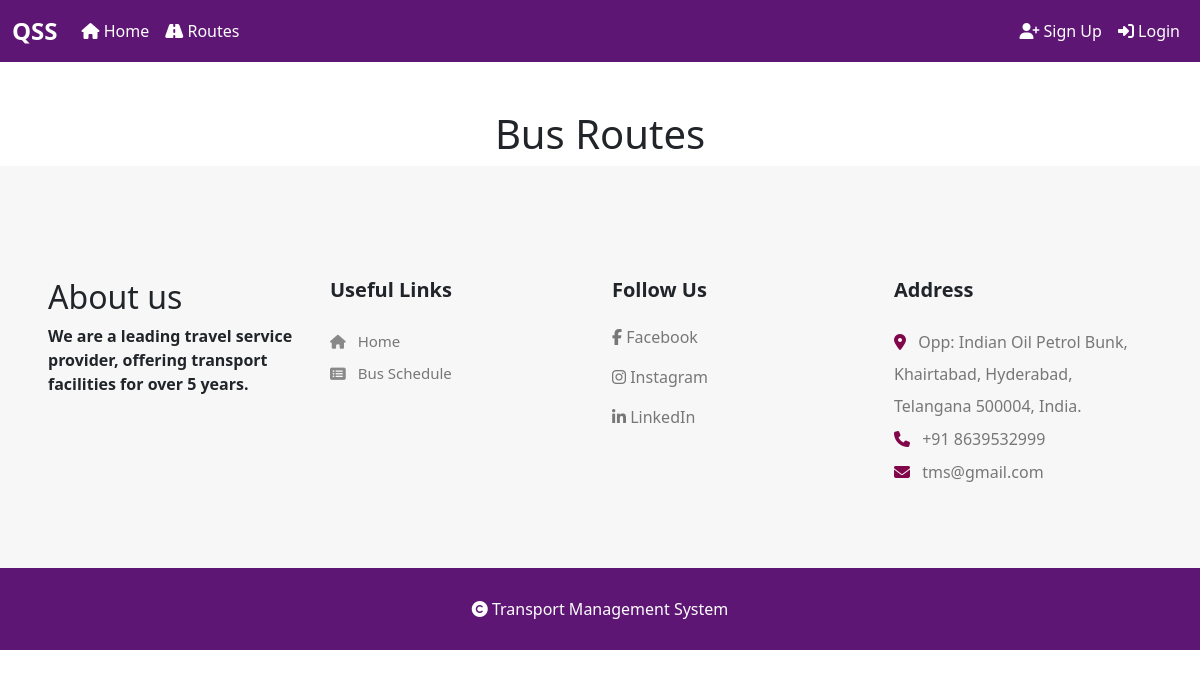
/views/user/cards.php, run on an earlier commit of the app's database.
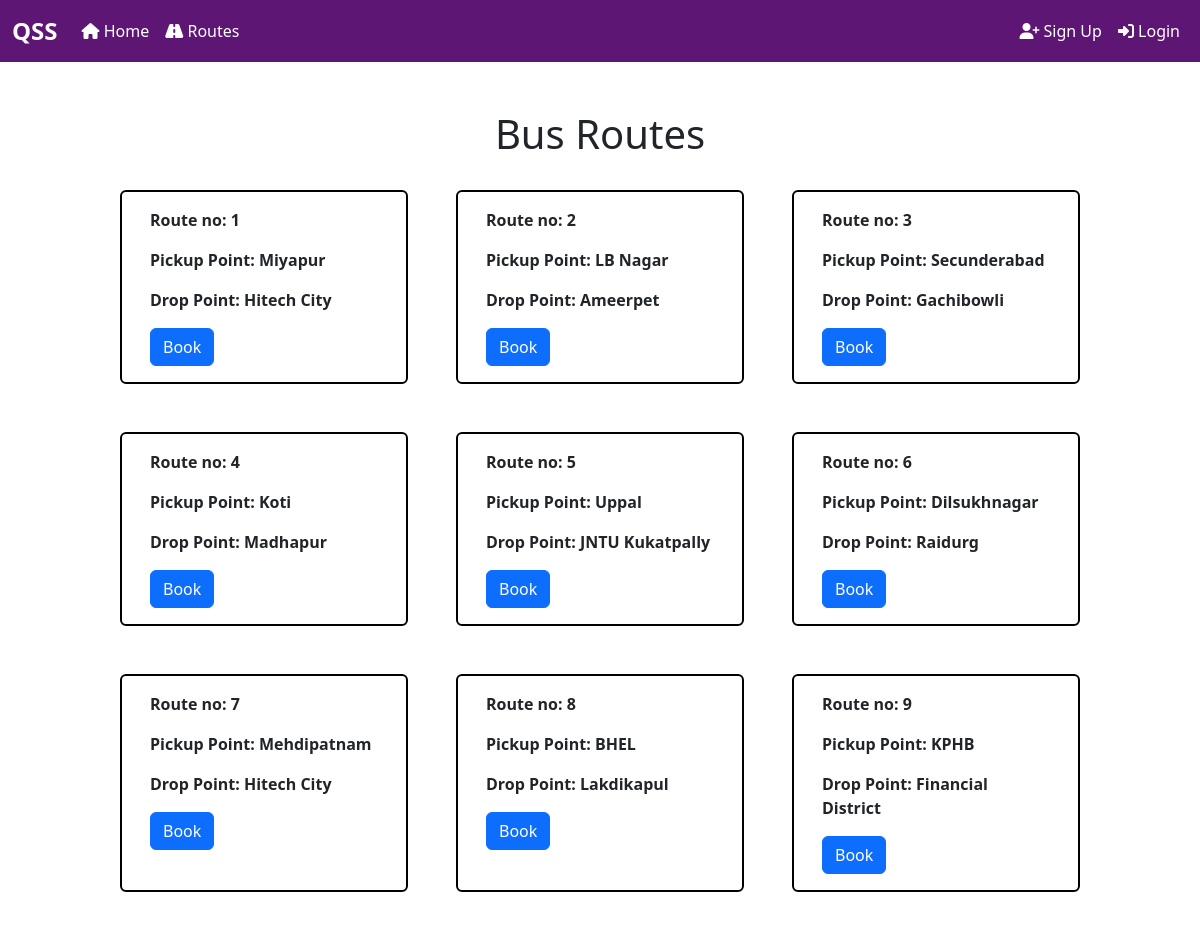
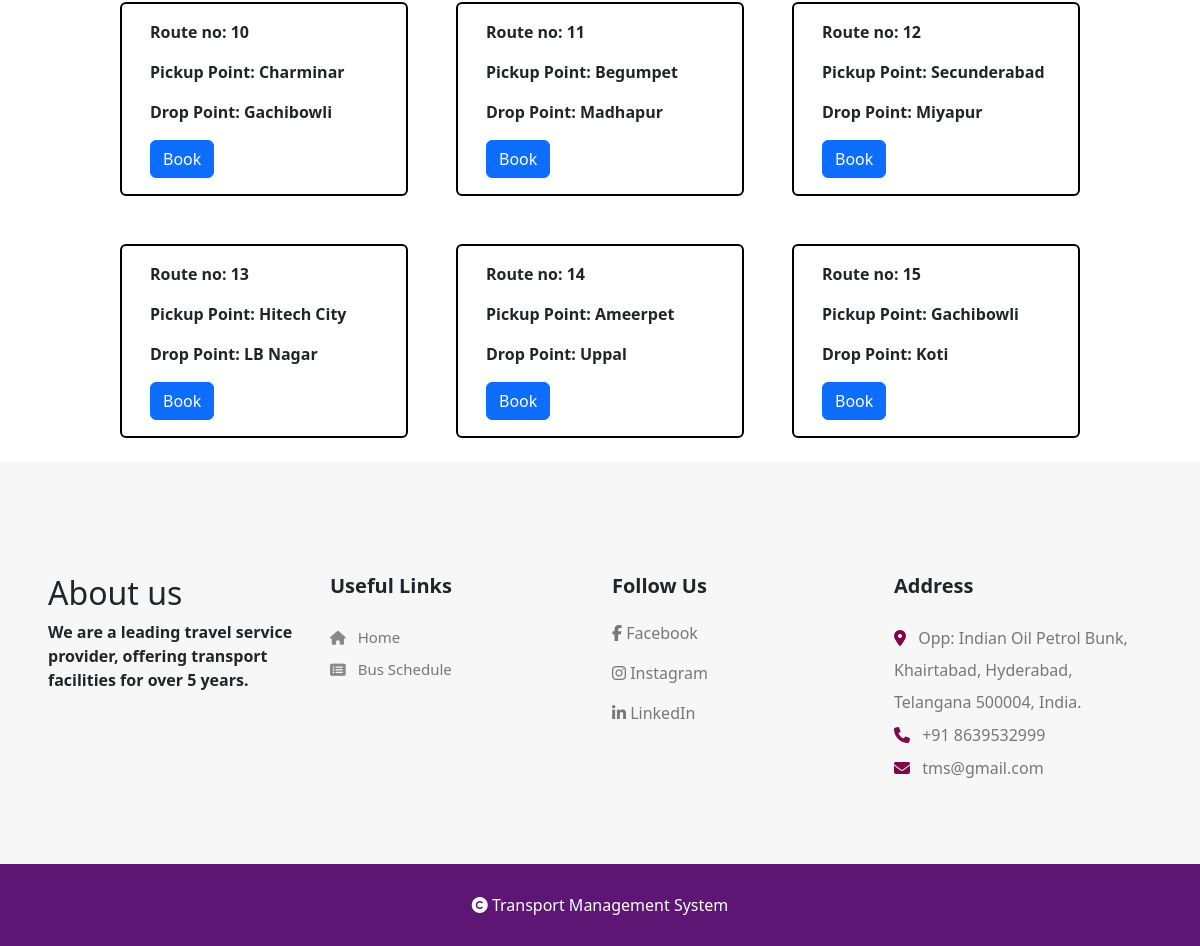
And on a later commit of the database (2 pictures, top to bottom).
### tables this page shows
CREATE TABLE route (
    route_id INT AUTO_INCREMENT PRIMARY KEY,
    route_name VARCHAR(100) NOT NULL UNIQUE,
    source_point VARCHAR(100) NOT NULL,
    destination_point VARCHAR(100) NOT NULL,
    created_at TIMESTAMP DEFAULT CURRENT_TIMESTAMP
);

### views/user/cards.php (the view, shortened to what this page needs)
<?php
require_once __DIR__ . '/../../config/db.php';
$result = mysqli_query($connection, "SELECT * FROM `route`");
?>
<!DOCTYPE html>
<html lang="en">
<head><?php include __DIR__ . '/../layout/head.php'; ?>
</head>
<body>
<?php include __DIR__ . '/../layout/navbar.php'; ?>
<h1 class="mt-5 text-center">Bus Routes</h1>
<div class="row d-flex justify-content-center">
  <?php while ($row = mysqli_fetch_assoc($result)): ?>
  <div class="card m-4" style="width:18rem;">
    <div class="card-body">
      <p class="card-text">Route no: <?= htmlspecialchars($row['route_id']) ?></p>
      <p class="card-text">Pickup Point: <?= htmlspecialchars($row['source_point']) ?></p>
      <p class="card-text">Drop Point: <?= htmlspecialchars($row['destination_point']) ?></p>
      <a href="/views/user/schedule.php?route_id=<?= $row['route_id'] ?>" class="btn btn-primary">Book</a>
    </div>
  </div>
  <?php endwhile; ?>
</div>
<?php include __DIR__ . '/../layout/footer.php'; ?>
</body>
</html>

### views/layout/head.php (shortened to what this page needs)
<link rel="stylesheet" href="https://cdn.jsdelivr.net/npm/bootstrap@5.3.0/dist/css/bootstrap.min.css">
<link rel="stylesheet" href="https://cdnjs.cloudflare.com/ajax/libs/font-awesome/6.5.1/css/all.min.css">

### views/layout/navbar.php (shortened to what this page needs)
<?php if (!isset($_SESSION['username'])): ?>
<nav class="navbar navbar-expand-lg" style="background-color:#5E1675;">
    <div class="container-fluid">
        <a class="navbar-brand text-white fw-bold fs-4" href="/views/user/home.php">QSS</a>
        <div class="collapse navbar-collapse" id="navbarNav">
            <ul class="navbar-nav me-auto">
                <li class="nav-item"><a class="nav-link text-white" href="/views/user/home.php"><i class="fas fa-home"></i> Home</a></li>
                <li class="nav-item"><a class="nav-link text-white" href="/views/user/cards.php"><i class="fas fa-road"></i> Routes</a></li>
            </ul>
            <ul class="navbar-nav ms-auto">
                <li class="nav-item"><a class="nav-link text-white" href="/views/user/signup.php"><i class="fas fa-user-plus"></i> Sign Up</a></li>
                <li class="nav-item"><a class="nav-link text-white" href="/views/user/login.php"><i class="fas fa-sign-in-alt"></i> Login</a></li>
            </ul>
        </div>
    </div>
</nav>
<?php endif; ?>

### views/layout/footer.php (shortened to what this page needs)
<link rel="stylesheet" href="/public/assets/css/footer.css">
<footer id="footer">
  <div class="row">
    <div class="col-md-3">
      <div class="footer-about">
        <h2>About us</h2>
        <p>We are a leading travel service provider, offering transport facilities for over 5 years.</p>
      </div>
    </div>
    <div class="col-md-3">
      <div class="useful-link">
        <h2>Useful Links</h2>
        <div class="use-links">
          <li><a href="/views/user/home.php"><i class="fas fa-home"></i> Home</a></li>
          <li><a href="/views/user/route.php"><i class="fas fa-list-alt"></i> Bus Schedule</a></li>
        </div>
      </div>
    </div>
    <div class="col-md-3">
      <div class="social-links">
        <h2>Follow Us</h2>
        <div class="social-icons">
          <li><i class="fa-brands fa-facebook-f"></i> Facebook</li>
          <li><i class="fa-brands fa-instagram"></i> Instagram</li>
          <li><i class="fa-brands fa-linkedin-in"></i> LinkedIn</li>
        </div>
      </div>
    </div>
    <div class="col-md-3">
      <div class="address">
        <h2>Address</h2>
        <div class="address-links">
          <li><i class="fa-solid fa-location-dot"></i> Opp: Indian Oil Petrol Bunk, Khairtabad, Hyderabad, Telangana 500004, India.</li>
          <li><i class="fa-solid fa-phone"></i> +91 8639532999</li>
          <li><i class="fa-solid fa-envelope"></i> tms@gmail.com</li>
        </div>
      </div>
    </div>
  </div>
</footer>
<section id="copy-right">
  <div class="copy-right-sec">
    <i class="fa-solid fa-copyright"></i> Transport Management System
  </div>
</section>

### public/assets/css/footer.css (style rules this page uses)
* { -webkit-box-sizing:border-box; -moz-box-sizing:border-box; -o-box-sizing:border-box; -ms-box-sizing:border-box; box-sizing:border-box; }
body { background: #fff; max-width:1920px; margin:0 auto; overflow-x:hidden; }
#footer { background: #f7f7f7; padding: 3rem; padding-top: 7rem; padding-bottom: 80px; }
.social-links h2 { padding-bottom: 15px; font-size: 20px; font-weight: 600; }
.social-icons { display: flex; flex-direction: column; gap: 1rem; color: #777777; }
li { list-style: none; }
.useful-link h2 { padding-bottom: 15px; font-size: 20px; font-weight: 600; }
.use-links { line-height: 32px; }
.use-links li i { font-size: 14px; padding-right: 8px; color: #898989; }
.use-links li a { color: #303030; font-size: 15px; font-weight: 500; color: #777777; }
.address h2 { padding-bottom: 15px; font-size: 20px; font-weight: 600; }
.address-links li i { font-size: 16px; padding-right: 8px; color: #82074a; }
.address-links li i:nth-child(1) { padding-top: 9px; }
.address-links { line-height: 32px; color: #777777; }
.copy-right-sec { padding: 1.8rem; background: #5E1675; color: #fff; text-align: center; }
a { text-decoration:none; }

### views/user/cards.php (style rules this page uses)
.card { border: 2px solid black; }
p { font-weight: bold; }
body { background-color:#76ABAE; }

What changed in the data, as far as the page shows it:
added route: route_id "1", source_point "Miyapur", destination_point "Hitech City"
added route: route_id "2", source_point "LB Nagar", destination_point "Ameerpet"
added route: route_id "3", source_point "Secunderabad", destination_point "Gachibowli"
added route: route_id "4", source_point "Koti", destination_point "Madhapur"
added route: route_id "5", source_point "Uppal", destination_point "JNTU Kukatpally"
added route: route_id "6", source_point "Dilsukhnagar", destination_point "Raidurg"
added route: route_id "7", source_point "Mehdipatnam", destination_point "Hitech City"
added route: route_id "8", source_point "BHEL", destination_point "Lakdikapul"
added route: route_id "9", source_point "KPHB", destination_point "Financial District"
added route: route_id "10", source_point "Charminar", destination_point "Gachibowli"
added route: route_id "11", source_point "Begumpet", destination_point "Madhapur"
added route: route_id "12", source_point "Secunderabad", destination_point "Miyapur"
added route: route_id "13", source_point "Hitech City", destination_point "LB Nagar"
added route: route_id "14", source_point "Ameerpet", destination_point "Uppal"
added route: route_id "15", source_point "Gachibowli", destination_point "Koti"
